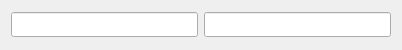
<?xml version="1.0" encoding="UTF-8"?>
<ui version="4.0">
 <class>IpMacPair</class>
 <widget class="QWidget" name="IpMacPair">
  <property name="geometry">
   <rect>
    <x>0</x>
    <y>0</y>
    <width>402</width>
    <height>50</height>
   </rect>
  </property>
  <property name="minimumSize">
   <size>
    <width>400</width>
    <height>50</height>
   </size>
  </property>
  <property name="windowTitle">
   <string>Form</string>
  </property>
  <layout class="QHBoxLayout" name="horizontalLayout">
   <item>
    <widget class="QLineEdit" name="macAddrLineEdit">
     <property name="minimumSize">
      <size>
       <width>100</width>
       <height>25</height>
      </size>
     </property>
    </widget>
   </item>
   <item>
    <widget class="QLineEdit" name="IPLineEdit">
     <property name="minimumSize">
      <size>
       <width>100</width>
       <height>25</height>
      </size>
     </property>
    </widget>
   </item>
  </layout>
 </widget>
 <resources/>
 <connections/>
</ui>
